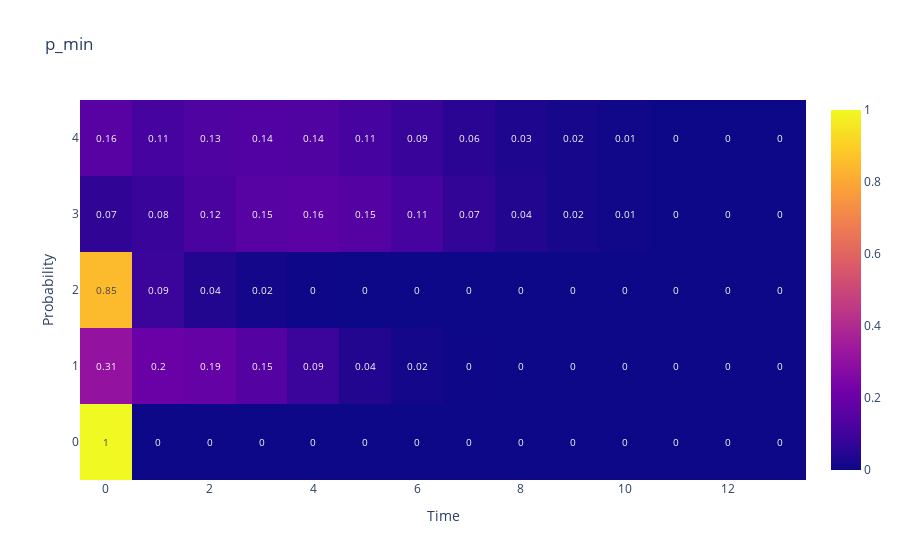

This figure's notebook cell:
### Code cell
"""Simple test case"""

x = np.array([2, 0, 3, 1, 1], dtype=np.int64)
d = 3
s=np.array(
    [0.1, 0.2, 0.3, 0.2, 0.15, 0.05, 0, 0, 0, 0, 0, 0, 0, 0], dtype=np.float64)
u = 4

sch = run_schedule(x, d, s, u, False)

sch.visualize_system('p_min')

### Figure 1 — Plotly figure (JSON) as saved in the notebook; plotly's stock layout.template omitted (floating-point values rounded to 4 significant figures)
{"data": [{"text": [[1, 0, 0, 0, 0, 0, 0, 0, 0, 0, 0, 0, 0, 0], [0.31, 0.2, 0.19, 0.15, 0.09, 0.04, 0.02, 0, 0, 0, 0, 0, 0, 0], [0.85, 0.09, 0.04, 0.02, 0, 0, 0, 0, 0, 0, 0, 0, 0, 0], [0.07, 0.08, 0.12, 0.15, 0.16, 0.15, 0.11, 0.07, 0.04, 0.02, 0.01, 0, 0, 0], [0.16, 0.11, 0.13, 0.14, 0.14, 0.11, 0.09, 0.06, 0.03, 0.02, 0.01, 0, 0, 0]], "textfont": {"size": 10}, "texttemplate": "%{text}", "type": "heatmap", "z": [[1, 0, 0, 0, 0, 0, 0, 0, 0, 0, 0, 0, 0, 0], [0.31, 0.2, 0.19, 0.15, 0.09, 0.0425, 0.015, 0.0025, 0, 0, 0, 0, 0, 0], [0.85, 0.09, 0.0425, 0.015, 0.0025, 0, 0, 0, 0, 0, 0, 0, 0, 0], [0.06913, 0.08326, 0.1242, 0.1544, 0.162, 0.1457, 0.1123, 0.07456, 0.04231, 0.02028, 0.00818, 0, 0, 0], [0.158, 0.1114, 0.1341, 0.1426, 0.1354, 0.114, 0.08529, 0.05662, 0.03298, 0.01659, 0.006794, 0, 0, 0]]}], "layout": {"title": {"text": "p_min"}, "xaxis": {"title": {"text": "Time"}}, "yaxis": {"title": {"text": "Probability"}}}}
